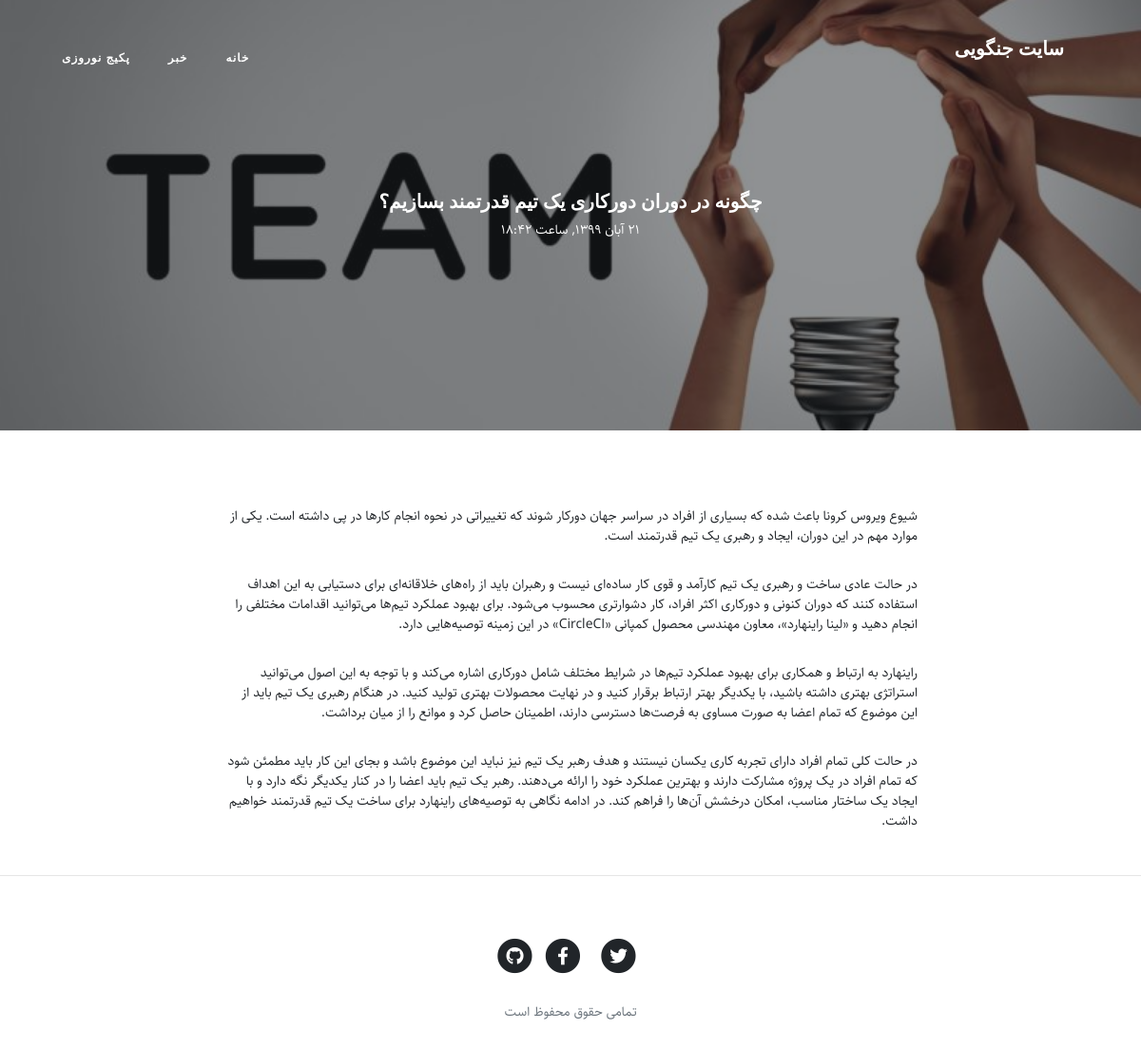
Screenshot of /articles/chegoneh_dar_kar/ with the database file from the repository.
### blog/models.py (models this page shows, shortened)
class Category(models.Model):
    parent = models.ForeignKey('self', default=None, null = True, blank=True, on_delete=models.SET_NULL, related_name="children", verbose_name='زیر دسته')
    title = models.CharField(max_length=200, verbose_name = "عنوان دسته بندی")
    slug = models.SlugField(max_length=100, unique=True, verbose_name = "آدرس دسته بندی")
    status = models.BooleanField(default=True, verbose_name="نمایش داده شود؟")
    position = models.IntegerField(verbose_name="پوزیشن")
    class Meta:
        verbose_name = "دسته بندی"
        verbose_name_plural ="دسته بندی ها"
        ordering = [ 'parent__id','position']
    objects = CategoryManager()

class Articles(models.Model):
    STATUS_CHOICE=(
    ('p','منتشر شده'),
    ('d','پیش نویس')
    )
    title = models.CharField(max_length=200, verbose_name = "عنوان مقاله")
    slug = models.SlugField(max_length=100, unique=True, verbose_name = "آدرس مقاله")
    category = models.ManyToManyField(Category, verbose_name = "دسته بندی", related_name="article")
    description = models.TextField(verbose_name = "محتوا")
    image = models.ImageField(upload_to="images", verbose_name = "عکس")
    publish = models.DateTimeField(default=timezone.now, verbose_name = "تاریخ انتشار")
    created = models.DateTimeField(auto_now_add=True)
    updated = models.DateTimeField(auto_now=True)
    status = models.CharField(max_length=1, choices=STATUS_CHOICE, verbose_name = "وضعیت")
    class Meta:
        verbose_name = "مقاله"
        verbose_name_plural = "مقالات"
        ordering = ['-publish']
    def jpublish(self):
        return jalali_converter(self.publish)
    jpublish.short_description = "تاریخ انتشار"
    def image_tag(self):
        return format_html("<img width=100 height=75 style='border-radius:5px;' src='{}'>".format(self.image.url))
    image_tag.short_description = "عکس"
    objects = AricleManager()

### blog/views.py (the view)
# urls.py: re_path(r'^articles/(?P<slug>[-\w]+)/$', views.ArticleDetail.as_view(), name='detail'),
class ArticleDetail(DetailView):
    def get_object(self):
        slug = self.kwargs.get('slug')
        return get_object_or_404(models.Articles,slug=slug)

### blog/models.py (called while the page is built)
    def active(self):
        return self.filter(status=True)

### blog/templatetags/base_tags.py (called while the page is built)
@register.simple_tag
def title():
    return "سایت جنگویی"

@register.inclusion_tag("blog/partials/category_navbar.html")
def category_navbar():
    return {
    "category":models.Category.objects.filter(status=True)
    }

### extentions/jalali.py (called while the page is built)
    def persian_tuple(self):
        return self.persian_year, self.persian_month, self.persian_day

### extentions/utils.py (called while the page is built)
def number_persion_converter(mystr):
    numbers = {
        "0":"‍‍۰",
        "1": "۱",
        "2": "۲",
        "3": "۳",
        "4": "۴",
        "5": "۵",
        "6": "۶",
        "7": "۷",
        "8": "۸",
        "9": "۹",
    }
    for e, p in numbers.items():
        mystr = mystr.replace(e, p)
    return mystr

def jalali_converter(time):
    time = timezone.localtime(time)
    jmonths = ["اسفند","بهمن","دی","آذر","آبان","مهر","شهریور","مرداد","تیر","خرداد","اردیبهشت","فروردین"]
    time_to_str = "{},{},{}".format(time.year,time.month,time.day)
    time_to_tuple = jalali.Gregorian(time_to_str).persian_tuple()
    time_to_list = list(time_to_tuple)
    for index,month in enumerate(jmonths):
        if time_to_list[1] == index + 1:
            time_to_list[1] = month
            break
    output = "{} {} {}, ساعت {}:{}" .format(
        time_to_list[2],
        time_to_list[1],
        time_to_list[0],
        time.hour,
        time.minute,
    )
    return number_persion_converter(output)

### blog/templates/blog/articles_detail.html (shortened to what this page needs)
{% extends 'blog/base.html'%}
{% load static %}
{% block main%}
<header class="masthead" style="background-image: url('{{object.image.url}}')">
  <div class="overlay"></div>
  <div class="container">
    <div class="row">
      <div class="col-lg-8 col-md-10 mx-auto">
        <div class="site-heading">
          <h1>{{object.title}}</h1>
            <time>{{object.jpublish}}</time>
        </div>
      </div>
    </div>
  </div>
</header>
<article>
  <div class="container">
    <div class="row">
      <div class="col-lg-8 col-md-10 mx-auto text=justify">
        {{object.description | linebreaks}}
      </div>
    </div>
  </div>
</article>
<hr>
{% endblock %}

### blog/templates/blog/partials/category_navbar.html (shortened to what this page needs)
<div class="collapse navbar-collapse nav" id="navbarResponsive">
  <ul class="navbar-nav ml-auto">
    <li class="nav-item">
      <a class="nav-link" href="{% url 'blog:home' %}">خانه</a>
    </li>
    {% for cat in category %}
      {% if cat.parent == None %}
        <li class="nav-item">
          <a class="nav-link" href="{% url "blog:category" cat.slug %}">{{cat.title}}</a>
        </li>
      {% endif %}
    {% endfor %}
  </ul>
</div>

### static/blog/css/rtl.css (style rules this page uses)
body { direction: rtl; text-align: right; font-family: "Sahel"; font-size: 14px; }
.navbar-nav { margin-left: initial !important; margin-right: auto; }
header.masthead .site-heading h1 { font-size: 20px; }
.nav ul { padding-right: 0; }
.nav ul li { border-bottom: none; height: 86px; line-height: 86px; font-size: 14px; display: inline-block; float: left; margin: 0 auto; }
.nav ul li a { text-decoration: none;; color: #000000; display: block; transition: .3s background-color; : 0 24px; }
.nav a { border-bottom:none; }

### rows the page displays
Category: title "خبر"
Category: title "پکیج نوروزی"
Articles: image (picture), title "چگونه در دوران دورکاری یک تیم قدرتمند بسازیم؟", jpublish "۲۱ آبان ۱۳۹۹, ساعت ۱۸:۴۲", description "شیوع ویروس کرونا باعث شده که بسیاری از افراد در سراسر جهان دورکار شوند که تغییراتی در نحوه انجام کارها در پی داشته است. یکی از موارد مهم در این دوران، ایجاد و رهبری یک تیم قدرتمند است. در حالت عادی ساخت و رهبری یک تیم کارآمد و قوی کار ساده‌ای نیست و رهبران باید از راه‌های خلاقانه‌ای برای دستیابی به این اهداف استفاده کنند که دوران کنونی و دورکاری اکثر افراد، کار دشوارتری محسوب می‌شود. برای بهبود عملکرد تیم‌ها می‌توانید اقدامات مختلفی را انجام دهید و «لینا راینهارد»، معاون مهندسی محصول کمپانی «CircleCI» در این زمینه توصیه‌هایی دارد. راینهارد به ارتباط و همکاری برای بهبود عملکرد تیم‌ها در شرایط مختلف شامل دورکاری اشاره می‌کند و با توجه به این اصول می‌توانید استراتژی بهتری داشته باشید، با…"
